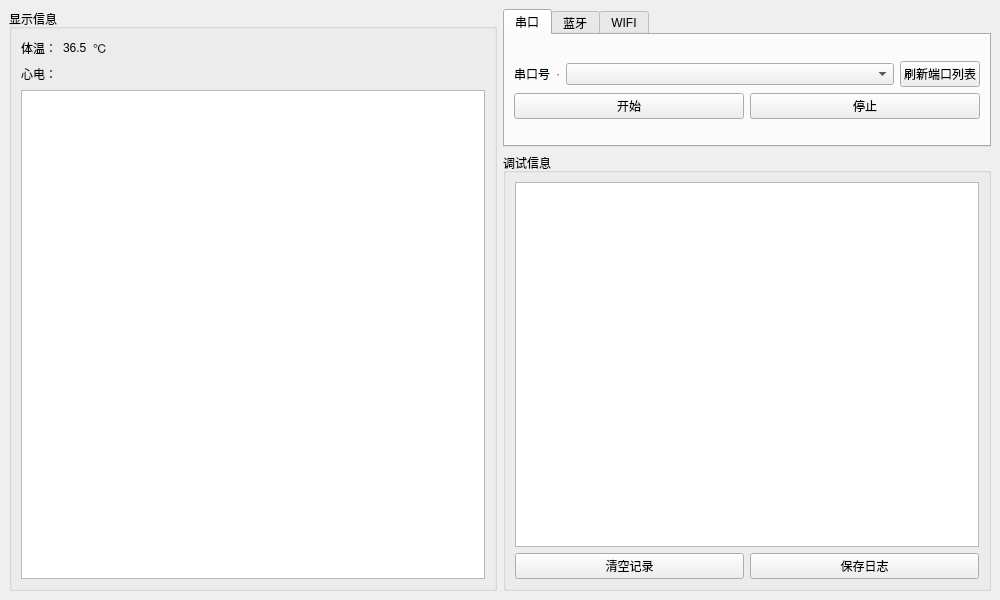
<?xml version="1.0" encoding="UTF-8"?>
<ui version="4.0">
 <class>MainWindow</class>
 <widget class="QMainWindow" name="MainWindow">
  <property name="geometry">
   <rect>
    <x>0</x>
    <y>0</y>
    <width>1000</width>
    <height>600</height>
   </rect>
  </property>
  <property name="windowTitle">
   <string>MainWindow</string>
  </property>
  <property name="documentMode">
   <bool>false</bool>
  </property>
  <widget class="QWidget" name="centralwidget">
   <layout class="QGridLayout" name="gridLayout_4">
    <item row="0" column="0" rowspan="2">
     <widget class="QGroupBox" name="groupBox">
      <property name="title">
       <string>显示信息</string>
      </property>
      <layout class="QVBoxLayout" name="verticalLayout_4">
       <item>
        <layout class="QHBoxLayout" name="horizontalLayout_2">
         <item>
          <widget class="QLabel" name="label">
           <property name="text">
            <string>体温：</string>
           </property>
           <property name="scaledContents">
            <bool>true</bool>
           </property>
          </widget>
         </item>
         <item>
          <widget class="QLabel" name="tempLabel">
           <property name="text">
            <string>36.5</string>
           </property>
          </widget>
         </item>
         <item>
          <widget class="QLabel" name="label_3">
           <property name="text">
            <string>℃</string>
           </property>
          </widget>
         </item>
         <item>
          <spacer name="horizontalSpacer">
           <property name="orientation">
            <enum>Qt::Horizontal</enum>
           </property>
           <property name="sizeHint" stdset="0">
            <size>
             <width>40</width>
             <height>20</height>
            </size>
           </property>
          </spacer>
         </item>
        </layout>
       </item>
       <item>
        <layout class="QHBoxLayout" name="horizontalLayout">
         <item>
          <widget class="QLabel" name="label_4">
           <property name="text">
            <string>心电：</string>
           </property>
          </widget>
         </item>
         <item>
          <spacer name="horizontalSpacer_2">
           <property name="orientation">
            <enum>Qt::Horizontal</enum>
           </property>
           <property name="sizeHint" stdset="0">
            <size>
             <width>40</width>
             <height>20</height>
            </size>
           </property>
          </spacer>
         </item>
        </layout>
       </item>
       <item>
        <layout class="QHBoxLayout" name="horizontalLayout_3">
         <item>
          <widget class="QGraphicsView" name="graphicsView"/>
         </item>
        </layout>
       </item>
      </layout>
     </widget>
    </item>
    <item row="0" column="1">
     <widget class="QTabWidget" name="tabWidget">
      <property name="sizePolicy">
       <sizepolicy hsizetype="Expanding" vsizetype="Minimum">
        <horstretch>0</horstretch>
        <verstretch>0</verstretch>
       </sizepolicy>
      </property>
      <property name="currentIndex">
       <number>0</number>
      </property>
      <widget class="QWidget" name="tab">
       <attribute name="title">
        <string>串口</string>
       </attribute>
       <layout class="QGridLayout" name="gridLayout">
        <item row="0" column="0">
         <layout class="QVBoxLayout" name="verticalLayout_3">
          <item>
           <layout class="QVBoxLayout" name="verticalLayout">
            <item>
             <layout class="QHBoxLayout" name="horizontalLayout_4">
              <item>
               <widget class="QLabel" name="label_5">
                <property name="text">
                 <string>串口号</string>
                </property>
               </widget>
              </item>
              <item>
               <widget class="QLabel" name="label_6">
                <property name="styleSheet">
                 <string notr="true">font: 700 20pt &quot;Microsoft YaHei UI&quot;;
color: rgb(255, 0, 0);</string>
                </property>
                <property name="text">
                 <string>·</string>
                </property>
               </widget>
              </item>
              <item>
               <widget class="QComboBox" name="portBox">
                <property name="sizePolicy">
                 <sizepolicy hsizetype="Expanding" vsizetype="Fixed">
                  <horstretch>0</horstretch>
                  <verstretch>0</verstretch>
                 </sizepolicy>
                </property>
                <property name="minimumSize">
                 <size>
                  <width>200</width>
                  <height>0</height>
                 </size>
                </property>
                <property name="cursor">
                 <cursorShape>PointingHandCursor</cursorShape>
                </property>
                <property name="currentText">
                 <string/>
                </property>
                <property name="minimumContentsLength">
                 <number>0</number>
                </property>
                <property name="placeholderText">
                 <string/>
                </property>
                <property name="modelColumn">
                 <number>0</number>
                </property>
               </widget>
              </item>
              <item>
               <widget class="QPushButton" name="refreshBtn">
                <property name="cursor">
                 <cursorShape>PointingHandCursor</cursorShape>
                </property>
                <property name="text">
                 <string>刷新端口列表</string>
                </property>
               </widget>
              </item>
             </layout>
            </item>
            <item>
             <layout class="QHBoxLayout" name="horizontalLayout_5">
              <item>
               <widget class="QPushButton" name="startBtn">
                <property name="cursor">
                 <cursorShape>PointingHandCursor</cursorShape>
                </property>
                <property name="text">
                 <string>开始</string>
                </property>
               </widget>
              </item>
              <item>
               <widget class="QPushButton" name="stopBtn">
                <property name="cursor">
                 <cursorShape>PointingHandCursor</cursorShape>
                </property>
                <property name="text">
                 <string>停止</string>
                </property>
               </widget>
              </item>
             </layout>
            </item>
           </layout>
          </item>
         </layout>
        </item>
       </layout>
      </widget>
      <widget class="QWidget" name="tab_2">
       <attribute name="title">
        <string>蓝牙</string>
       </attribute>
       <layout class="QGridLayout" name="gridLayout_3">
        <item row="0" column="0">
         <layout class="QVBoxLayout" name="verticalLayout_5">
          <item>
           <layout class="QHBoxLayout" name="horizontalLayout_7">
            <item>
             <widget class="QLabel" name="label_8">
              <property name="text">
               <string>选择蓝牙设备</string>
              </property>
             </widget>
            </item>
            <item>
             <widget class="QLabel" name="label_2">
              <property name="styleSheet">
               <string notr="true">font: 700 20pt &quot;Microsoft YaHei UI&quot;;
color: rgb(255, 0, 0);</string>
              </property>
              <property name="text">
               <string>·</string>
              </property>
             </widget>
            </item>
            <item>
             <widget class="QComboBox" name="bluetoothBox">
              <property name="sizePolicy">
               <sizepolicy hsizetype="Expanding" vsizetype="Fixed">
                <horstretch>0</horstretch>
                <verstretch>0</verstretch>
               </sizepolicy>
              </property>
              <property name="minimumSize">
               <size>
                <width>200</width>
                <height>0</height>
               </size>
              </property>
              <property name="cursor">
               <cursorShape>PointingHandCursor</cursorShape>
              </property>
              <property name="currentText">
               <string/>
              </property>
              <property name="minimumContentsLength">
               <number>0</number>
              </property>
              <property name="placeholderText">
               <string/>
              </property>
              <property name="modelColumn">
               <number>0</number>
              </property>
             </widget>
            </item>
            <item>
             <widget class="QPushButton" name="refreshBtn_b">
              <property name="cursor">
               <cursorShape>PointingHandCursor</cursorShape>
              </property>
              <property name="text">
               <string>刷新蓝牙列表</string>
              </property>
             </widget>
            </item>
           </layout>
          </item>
          <item>
           <layout class="QHBoxLayout" name="horizontalLayout_8">
            <item>
             <widget class="QPushButton" name="connectBtn">
              <property name="cursor">
               <cursorShape>PointingHandCursor</cursorShape>
              </property>
              <property name="text">
               <string>建立通信</string>
              </property>
             </widget>
            </item>
           </layout>
          </item>
          <item>
           <layout class="QHBoxLayout" name="horizontalLayout_9">
            <item>
             <widget class="QPushButton" name="startBtn_b">
              <property name="cursor">
               <cursorShape>PointingHandCursor</cursorShape>
              </property>
              <property name="text">
               <string>开始</string>
              </property>
             </widget>
            </item>
            <item>
             <widget class="QPushButton" name="stopBtn_b">
              <property name="cursor">
               <cursorShape>PointingHandCursor</cursorShape>
              </property>
              <property name="text">
               <string>停止</string>
              </property>
             </widget>
            </item>
           </layout>
          </item>
         </layout>
        </item>
       </layout>
      </widget>
      <widget class="QWidget" name="tab_3">
       <attribute name="title">
        <string>WIFI</string>
       </attribute>
      </widget>
     </widget>
    </item>
    <item row="1" column="1">
     <widget class="QGroupBox" name="groupBox_4">
      <property name="title">
       <string>调试信息</string>
      </property>
      <layout class="QGridLayout" name="gridLayout_2">
       <item row="0" column="0">
        <layout class="QVBoxLayout" name="verticalLayout_2">
         <item>
          <widget class="QTextEdit" name="debugText">
           <property name="cursor" stdset="0">
            <cursorShape>IBeamCursor</cursorShape>
           </property>
           <property name="readOnly">
            <bool>true</bool>
           </property>
          </widget>
         </item>
         <item>
          <layout class="QHBoxLayout" name="horizontalLayout_6">
           <item>
            <widget class="QPushButton" name="clearBtn">
             <property name="cursor">
              <cursorShape>PointingHandCursor</cursorShape>
             </property>
             <property name="text">
              <string>清空记录</string>
             </property>
            </widget>
           </item>
           <item>
            <widget class="QPushButton" name="saveBtn">
             <property name="cursor">
              <cursorShape>PointingHandCursor</cursorShape>
             </property>
             <property name="text">
              <string>保存日志</string>
             </property>
            </widget>
           </item>
          </layout>
         </item>
        </layout>
       </item>
      </layout>
     </widget>
    </item>
   </layout>
  </widget>
  <action name="actionexit">
   <property name="text">
    <string>exit</string>
   </property>
  </action>
  <action name="action123">
   <property name="text">
    <string>关闭</string>
   </property>
  </action>
 </widget>
 <resources/>
 <connections>
  <connection>
   <sender>clearBtn</sender>
   <signal>clicked()</signal>
   <receiver>debugText</receiver>
   <slot>clear()</slot>
   <hints>
    <hint type="sourcelabel">
     <x>379</x>
     <y>373</y>
    </hint>
    <hint type="destinationlabel">
     <x>447</x>
     <y>237</y>
    </hint>
   </hints>
  </connection>
 </connections>
</ui>
